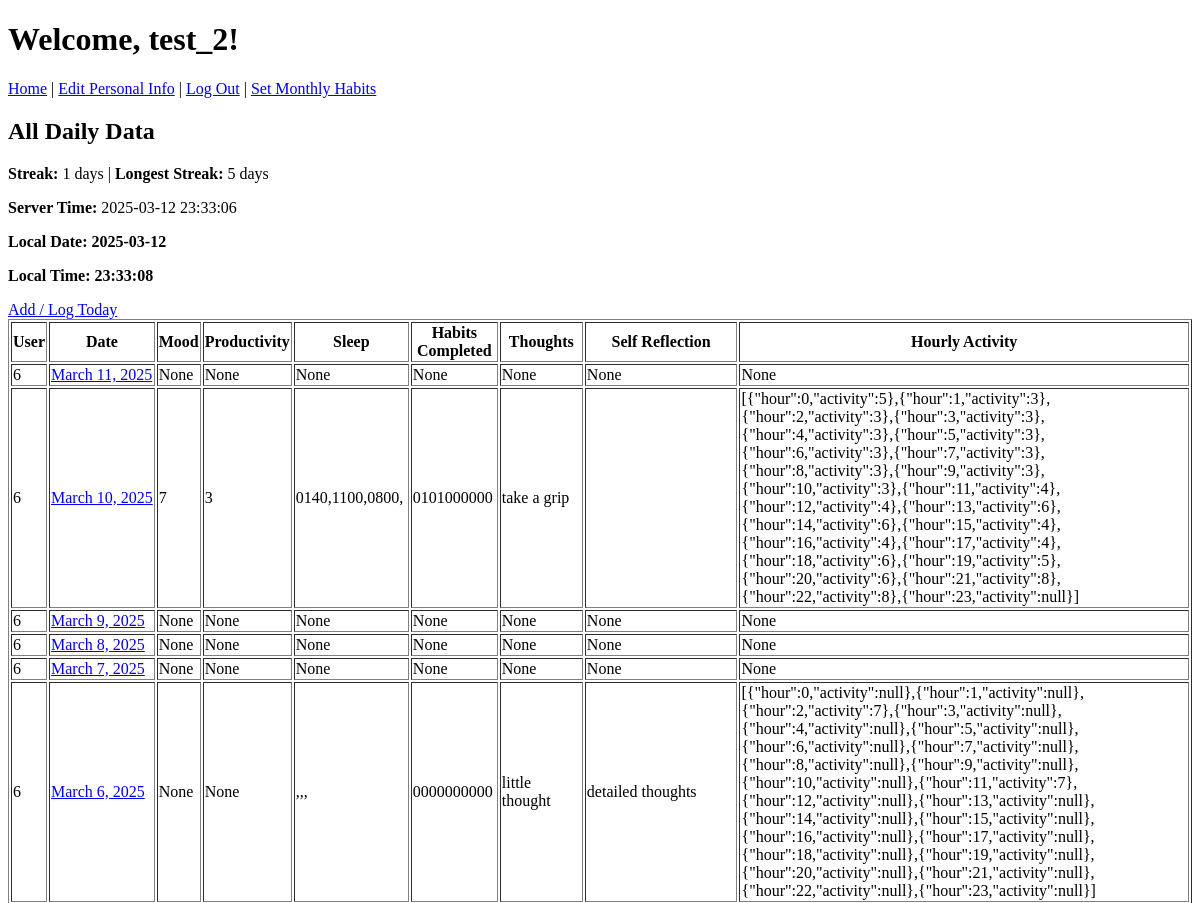
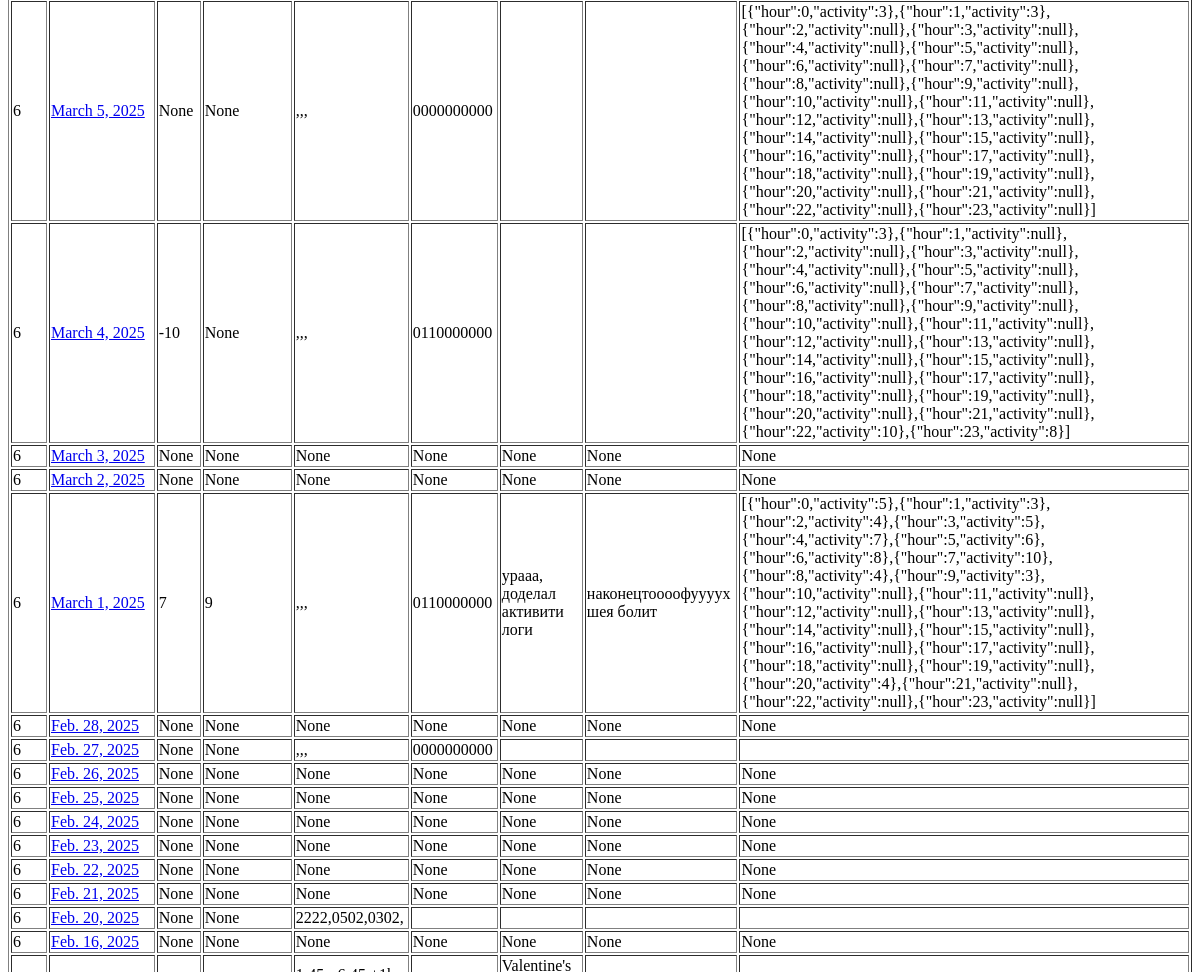
Before: / (signed in, upper part) with the older database file (2 pictures, top to bottom).
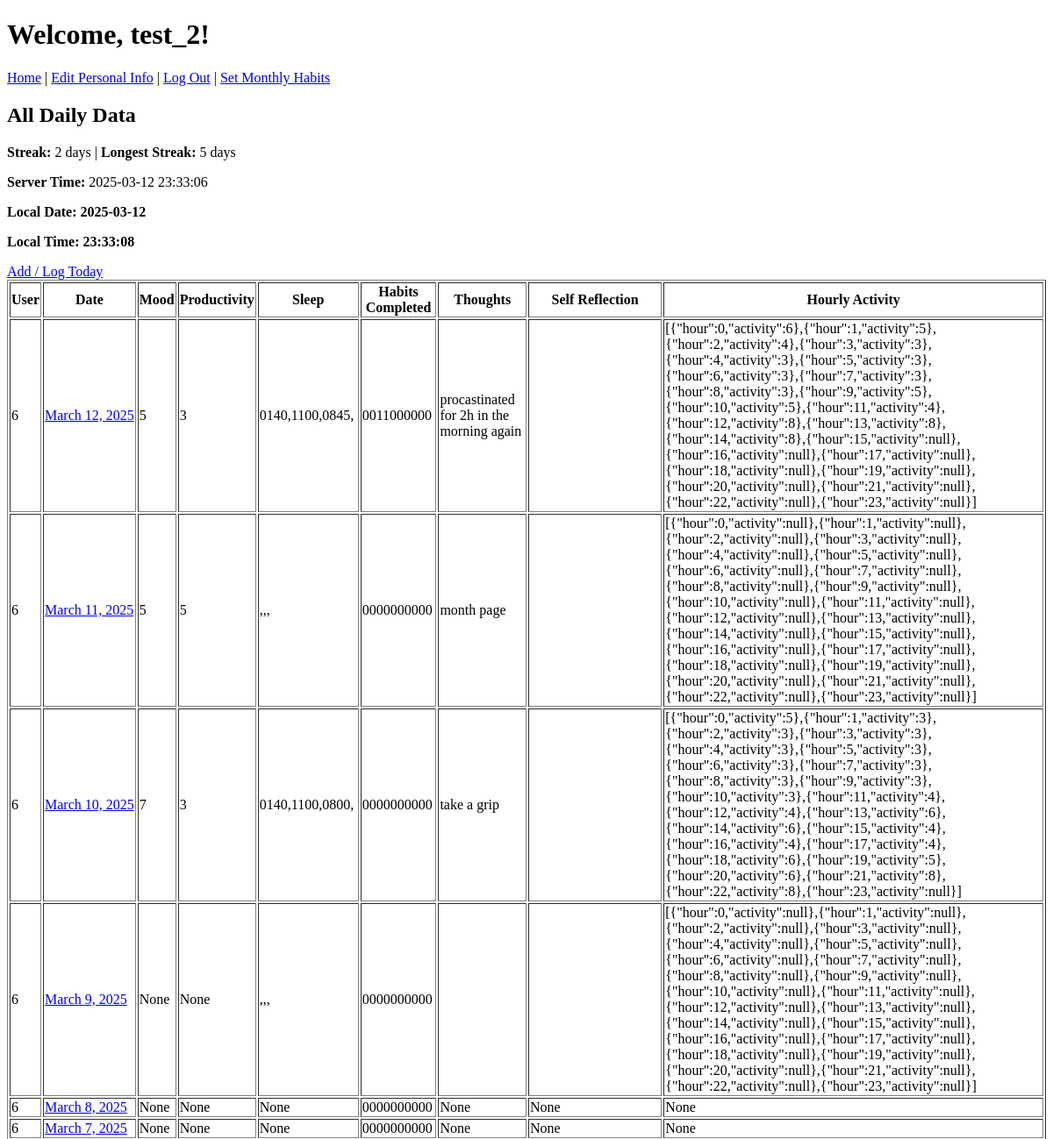
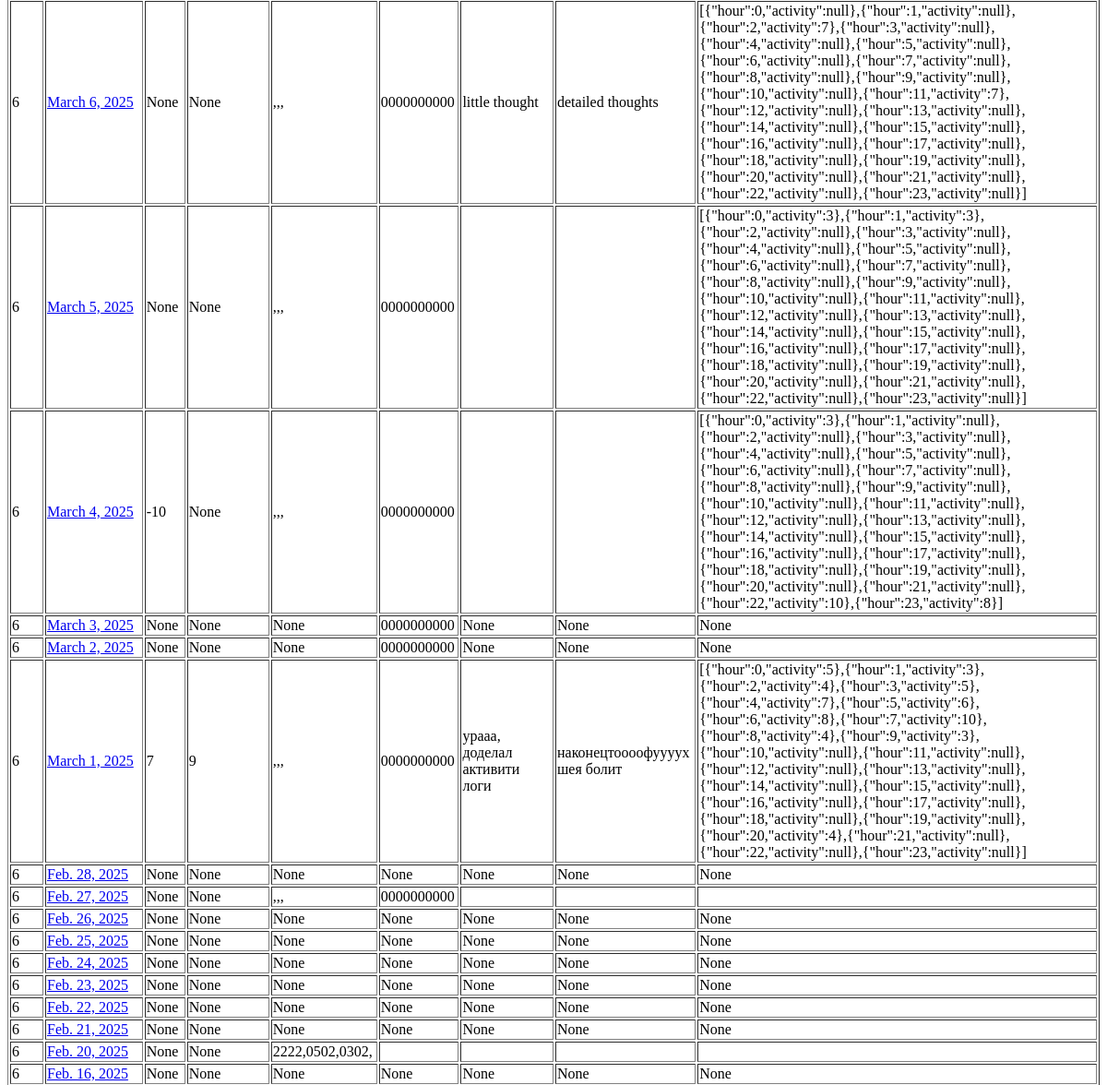
After: the same page with the newer database file (2 pictures, top to bottom).
### mainpage/models.py (models this page shows, shortened)
class DailyData(models.Model):
    user_id = models.IntegerField()
    date = models.DateField()
    mood_rating = models.IntegerField(null=True, blank=True)
    productivity_score = models.IntegerField(null=True, blank=True)
    sleep = models.TextField(null=True, blank=True)
    habits_completed = models.TextField(null=True, blank=True)
    thoughts = models.TextField(null=True, blank=True)
    self_reflection = models.TextField(null=True, blank=True)
    hourly_activity_logging = models.TextField(null=True, blank=True)
    class Meta:
        unique_together = ("user_id", "date")

### mainpage/views.py (the view)
# urls.py: path('', main_page_view, name='main_page'),
@login_required
def main_page_view(request):
    all_data = DailyData.objects.filter(user_id=request.user.id).order_by('-date')
    streak_obj, _ = Streak.objects.get_or_create(user_id=request.user.id)
    streak_data = streak_obj.streak_data or {}
    server_time = now()
    context = {
        "all_data": all_data,
        "username": request.user.username,
        "current_streak": streak_data.get("current_streak", 0),
        "longest_streak": streak_data.get("longest_streak", 0),
        "server_time": server_time,
    }
    return render(request, 'mainpage/main.html', context)

### mainpage/templates/mainpage/main.html (shortened to what this page needs)
{% extends "authapp/mainpage.html" %}
{% load static %}
{% block content %}
<h2>All Daily Data</h2>
<p><strong>Streak:</strong> {{ current_streak }} days  |
   <strong>Longest Streak:</strong> {{ longest_streak }} days
</p>
<p><strong>Server Time:</strong> {{ server_time|date:"Y-m-d H:i:s" }}</p>
<p id="local-date" style="font-weight:bold;">Date: --</p>
<p id="local-time" style="font-weight:bold;">Time: --:--:--</p>
<a id="log-today-link" href="#">Add / Log Today</a>
<table border="1">
    <tr>
        <th>User</th>
        <th>Date</th>
        <th>Mood</th>
        <th>Productivity</th>
        <th>Sleep</th>
        <th>Habits Completed</th>
        <th>Thoughts</th>
        <th>Self Reflection</th>
        <th>Hourly Activity</th>
    </tr>
    {% for row in all_data %}
    <tr>
        <td>{{ row.user_id }}</td>
        <td style="white-space: nowrap;">
            <a href="{% url 'day_view' year=row.date.year month=row.date.month day=row.date.day %}">
                {{ row.date }}
            </a>
        </td>
        <td>{{ row.mood_rating }}</td>
        <td>{{ row.productivity_score }}</td>
        <td>{{ row.sleep }}</td>
        <td>{{ row.habits_completed }}</td>
        <td>{{ row.thoughts }}</td>
        <td>{{ row.self_reflection }}</td>
        <td>{{ row.hourly_activity_logging }}</td>
    </tr>
    {% empty %}
    <tr>
      <td colspan="9">No records found.</td>
    </tr>
    {% endfor %}
</table>
{% endblock %}

Changed rows visible on the page:
added DailyData: user_id "6", date "March 12, 2025", mood_rating "5", productivity_score "3", sleep "0140,1100,0845,", habits_completed "0011000000", thoughts "procastinated for 2h in the morning again", hourly_activity_logging "[{\"hour\":0,\"activity\":6},{\"hour\":1,\"activity\":5},{\"hour\":2,\"activity\":4},{\"hour\":3,\"activity\":3},{\"hour\":4,\"activity\":3},{\"hour\":5,\"activity\":3},{\"hour\":6,\"activity\":3},{\"hour\":7,\"activity\":3},{\"hour\":8,\"activity\":3},{\"hour\":9,\"activity\":5},{\"hour\":10,\"activity\":5},{\"hour\":11,\"activity\":4},{\"hour\":12,\"activity\":8},{\"hour\":13,\"activity\":8},{\"hour\":14,\"activity\":8},{\"hour\":15,\"activity\":null},{\"hour\":16,\"activity\":null},{\"hour\":17,\"activity\":null},{\"hour\":18,\"activity\":null},{\"hour\":19,\"activity\":null},{\"hour\":20,\"activity\":null},{\"hour\":21,\"activity\":null},{\"hour\":22,\"activity\":null},{\"hour\":23,\"activity\":null}]"
changed DailyData: mood_rating "None" → "5"; productivity_score "None" → "5"; sleep "None" → ",,,"; habits_completed "None" → "0000000000"; thoughts "None" → "month page"; hourly_activity_logging "None" → "[{\"hour\":0,\"activity\":null},{\"hour\":1,\"activity\":null},{\"hour\":2,\"activity\":null},{\"hour\":3,\"activity\":null},{\"hour\":4,\"activity\":null},{\"hour\":5,\"activity\":null},{\"hour\":6,\"activity\":null},{\"hour\":7,\"activity\":null},{\"hour\":8,\"activity\":null},{\"hour\":9,\"activity\":null},{\"hour\":10,\"activity\":null},{\"hour\":11,\"activity\":null},{\"hour\":12,\"activity\":null},{\"hour\":13,\"activity\":null},{\"hour\":14,\"activity\":null},{\"hour\":15,\"activity\":null},{\"hour\":16,\"activity\":null},{\"hour\":17,\"activity\":null},{\"hour\":18,\"activity\":null},{\"hour\":19,\"activity\":null},{\"hour\":20,\"activity\":null},{\"hour\":21,\"activity\":null},{\"hour\":22,\"activity\":null},{\"hour\":23,\"activity\":null}]"; self_reflection "None" → (not shown)
changed DailyData "March 10, 2025": habits_completed "0101000000" → "0000000000"
changed DailyData "March 9, 2025": sleep "None" → ",,,"; habits_completed "None" → "0000000000"; hourly_activity_logging "None" → "[{\"hour\":0,\"activity\":null},{\"hour\":1,\"activity\":null},{\"hour\":2,\"activity\":null},{\"hour\":3,\"activity\":null},{\"hour\":4,\"activity\":null},{\"hour\":5,\"activity\":null},{\"hour\":6,\"activity\":null},{\"hour\":7,\"activity\":null},{\"hour\":8,\"activity\":null},{\"hour\":9,\"activity\":null},{\"hour\":10,\"activity\":null},{\"hour\":11,\"activity\":null},{\"hour\":12,\"activity\":null},{\"hour\":13,\"activity\":null},{\"hour\":14,\"activity\":null},{\"hour\":15,\"activity\":null},{\"hour\":16,\"activity\":null},{\"hour\":17,\"activity\":null},{\"hour\":18,\"activity\":null},{\"hour\":19,\"activity\":null},{\"hour\":20,\"activity\":null},{\"hour\":21,\"activity\":null},{\"hour\":22,\"activity\":null},{\"hour\":23,\"activity\":null}]"; thoughts "None" → (not shown); self_reflection "None" → (not shown)
changed DailyData "March 8, 2025": habits_completed "None" → "0000000000"
changed DailyData "March 7, 2025": habits_completed "None" → "0000000000"
changed DailyData "March 4, 2025": habits_completed "0110000000" → "0000000000"
changed DailyData "March 3, 2025": habits_completed "None" → "0000000000"
changed DailyData "March 2, 2025": habits_completed "None" → "0000000000"
changed DailyData "March 1, 2025": habits_completed "0110000000" → "0000000000"
Other visible differences:
{{ current_streak }}: "1" → "2"
